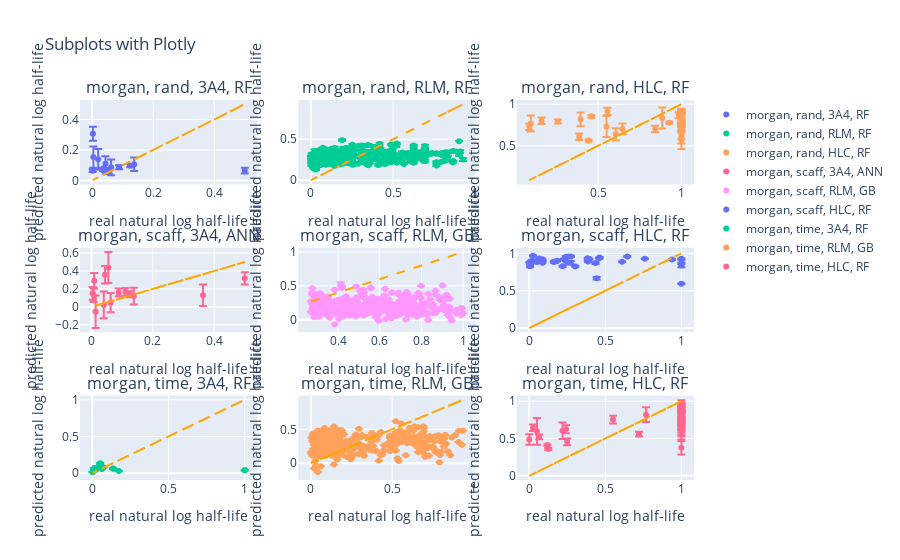

Notebook cell for this chart:
### Code cell
_type = "morgan"
subplot_titles = []
# generate plot titles
for splitter in splitters:
    for isozyme in isozymes:
        model_id = best_models[_type][splitter][isozyme][0]
        title = f'{_type}, {splitter}, {isozyme}, {model_id}'
        subplot_titles.append(title)

# Create a 20x3 grid of subplots
fig = sp.make_subplots(rows=3, cols=3, subplot_titles=subplot_titles)

plot_counter = 0
# Loop through each subplot and plot different data

for splitter in splitters:
    for isozyme in isozymes:
        model_id = best_models[_type][splitter][isozyme][0]
        plot_x = halflives[_type][splitter][isozyme]["test"]
        plot_y = y_predicted[_type][splitter][isozyme][model_id]
        std = stds[_type][splitter][isozyme][model_id]

        # Plot the data
        scatter_trace = go.Scatter(
            x=plot_x,
            y=plot_y,
            mode='markers',
            error_y=dict(type='data', array=std, visible=True),
            name=f'{_type}, {splitter}, {isozyme}, {model_id}'
        )

        # Add the diagonal line
        diagonal_trace = go.Scatter(
            x=plot_x,
            y=plot_x,
            mode='lines',
            line=dict(color='orange', dash='dash'),
            showlegend=False
        )

        # Add the traces to the subplot
        fig.add_trace(scatter_trace, row=plot_counter // 3 + 1, col=plot_counter % 3 + 1)
        fig.add_trace(diagonal_trace, row=plot_counter // 3 + 1, col=plot_counter % 3 + 1)

        # Customize the subplot
        fig.update_xaxes(title_text='real natural log half-life', row=plot_counter // 3 + 1, col=plot_counter % 3 + 1)
        fig.update_yaxes(title_text='predicted natural log half-life', row=plot_counter // 3 + 1, col=plot_counter % 3 + 1)

        plot_counter += 1

# Update layout
fig.update_layout(height=1500, title_text="Subplots with Plotly")
fig.show()

### Figure 1 — Plotly figure (JSON) as saved in the notebook; plotly's stock layout.template omitted (floating-point values rounded to 4 significant figures; data arrays with more than 128 entries replaced by an {"elided": "..."} marker saying what was removed)
{"data": [{"error_y": {"array": [0.05153, 0.01877, 0.009078, 0.0106, 0.06711, 0.003629, 0.01269, 0.004157, 0.04876, 0.04589, 0.06967, 0.01877, 0.0127, 0.04426], "type": "data", "visible": true}, "mode": "markers", "name": "morgan, rand, 3A4, RF", "type": "scatter", "x": [0.06226, 0.05503, 0.001834, 0.1245, 0.02001, 0.03558, 0.08838, 0.03558, 0.04392, 0.002779, 0.004168, 0.4997, 0.04669, 0.1379], "xaxis": "x", "y": [0.0865, 0.06347, 0.06446, 0.09697, 0.1387, 0.07823, 0.08662, 0.0666, 0.1103, 0.3057, 0.1536, 0.065, 0.05512, 0.1059], "yaxis": "y"}, {"line": {"color": "orange", "dash": "dash"}, "mode": "lines", "showlegend": false, "type": "scatter", "x": [0.06226, 0.05503, 0.001834, 0.1245, 0.02001, 0.03558, 0.08838, 0.03558, 0.04392, 0.002779, 0.004168, 0.4997, 0.04669, 0.1379], "xaxis": "x", "y": [0.06226, 0.05503, 0.001834, 0.1245, 0.02001, 0.03558, 0.08838, 0.03558, 0.04392, 0.002779, 0.004168, 0.4997, 0.04669, 0.1379], "yaxis": "y"}, {"error_y": {"array": {"elided": "356 float values"}, "type": "data", "visible": true}, "mode": "markers", "name": "morgan, rand, RLM, RF", "type": "scatter", "x": {"elided": "356 float values"}, "xaxis": "x2", "y": {"elided": "356 float values"}, "yaxis": "y2"}, {"line": {"color": "orange", "dash": "dash"}, "mode": "lines", "showlegend": false, "type": "scatter", "x": {"elided": "356 float values"}, "xaxis": "x2", "y": {"elided": "356 float values"}, "yaxis": "y2"}, {"error_y": {"array": [0.0561, 0.0114, 0.01333, 0.03804, 0.01789, 0.0773, 0.02969, 0.0395, 0.08244, 0.04175, 0.03334, 0.09529, 0.1271, 0.1068, 0.04702, 0.04024, 0.0297, 0.01798, 0.06407, 0.01912, 0.07392, 0.03631, 0.03405, 0.01688, 0.03581, 0.126, 0.03719, 0.01176, 0.07202, 0.03881, 0.04329, 0.02373, 0.0876, 0.01471, 0.03572, 0.04022, 0.07745, 0.05021], "type": "data", "visible": true}, "mode": "markers", "name": "morgan, rand, HLC, RF", "type": "scatter", "x": [1, 0.9279, 0.4431, 0.387, 1, 1, 1, 1, 0.395, 1, 1, 0.09698, 0.8852, 1, 1, 1, 1, 1, 0.6468, 1, 1, 1, 1, 0.46, 1, 0.5507, 0.08719, 1, 0.6068, 0.161, 0.556, 0.2589, 1, 1, 0.984, 0.8425, 1, 1], "xaxis": "x3", "y": [0.6411, 0.7772, 0.5628, 0.6094, 0.889, 0.6062, 0.7665, 0.8436, 0.8187, 0.8436, 0.9111, 0.7691, 0.8344, 0.5696, 0.8437, 0.7138, 0.8077, 0.7442, 0.7031, 0.7431, 0.8145, 0.9065, 0.769, 0.8541, 0.8773, 0.7317, 0.7286, 0.8969, 0.6381, 0.8011, 0.9149, 0.792, 0.8432, 0.7673, 0.8687, 0.7027, 0.7369, 0.8815], "yaxis": "y3"}, {"line": {"color": "orange", "dash": "dash"}, "mode": "lines", "showlegend": false, "type": "scatter", "x": [1, 0.9279, 0.4431, 0.387, 1, 1, 1, 1, 0.395, 1, 1, 0.09698, 0.8852, 1, 1, 1, 1, 1, 0.6468, 1, 1, 1, 1, 0.46, 1, 0.5507, 0.08719, 1, 0.6068, 0.161, 0.556, 0.2589, 1, 1, 0.984, 0.8425, 1, 1], "xaxis": "x3", "y": [1, 0.9279, 0.4431, 0.387, 1, 1, 1, 1, 0.395, 1, 1, 0.09698, 0.8852, 1, 1, 1, 1, 1, 0.6468, 1, 1, 1, 1, 0.46, 1, 0.5507, 0.08719, 1, 0.6068, 0.161, 0.556, 0.2589, 1, 1, 0.984, 0.8425, 1, 1], "yaxis": "y3"}, {"error_y": {"array": [0.1488, 0.08571, 0.09806, 0.1073, 0.07047, 0.04373, 0.04226, 0.06861, 0.12, 0.1813, 0.09354, 0.03409, 0.07766, 0.1721], "type": "data", "visible": true}, "mode": "markers", "name": "morgan, scaff, 3A4, ANN", "type": "scatter", "x": [0.04002, 0.008616, 0.04392, 0.06226, 0.003613, 0.1106, 0.08838, 0.4997, 0.3635, 0.01334, 0.1379, 0.1245, 0.006948, 0.05503], "xaxis": "x4", "y": [0.02242, 0.2916, 0.3574, 0.04719, 0.1507, 0.1679, 0.1615, 0.3181, 0.1292, -0.05407, 0.1207, 0.1406, 0.1315, 0.4396], "yaxis": "y4"}, {"line": {"color": "orange", "dash": "dash"}, "mode": "lines", "showlegend": false, "type": "scatter", "x": [0.04002, 0.008616, 0.04392, 0.06226, 0.003613, 0.1106, 0.08838, 0.4997, 0.3635, 0.01334, 0.1379, 0.1245, 0.006948, 0.05503], "xaxis": "x4", "y": [0.04002, 0.008616, 0.04392, 0.06226, 0.003613, 0.1106, 0.08838, 0.4997, 0.3635, 0.01334, 0.1379, 0.1245, 0.006948, 0.05503], "yaxis": "y4"}, {"error_y": {"array": {"elided": "356 float values"}, "type": "data", "visible": true}, "mode": "markers", "name": "morgan, scaff, RLM, GB", "type": "scatter", "x": {"elided": "356 float values"}, "xaxis": "x5", "y": {"elided": "356 float values"}, "yaxis": "y5"}, {"line": {"color": "orange", "dash": "dash"}, "mode": "lines", "showlegend": false, "type": "scatter", "x": {"elided": "356 float values"}, "xaxis": "x5", "y": {"elided": "356 float values"}, "yaxis": "y5"}, {"error_y": {"array": [0.006621, 0.004127, 0.01737, 0.005509, 0.0118, 0.00505, 0.006894, 0.002002, 0.006669, 0.01204, 0.004846, 0.005612, 0.007977, 0.02265, 0.008038, 0.009517, 0.004194, 0.005091, 0.007063, 0.008142, 0.01564, 0.008771, 0.00449, 0.02297, 0.003408, 0.003304, 0.006887, 0.007817, 0.007367, 0.007579, 0.005278, 0.003375, 0.01397, 0.0004429, 0.002681, 0.008614, 0.005467, 0.004496], "type": "data", "visible": true}, "mode": "markers", "name": "morgan, scaff, HLC, RF", "type": "scatter", "x": [0.46, 1, 0.4431, 1, 0.4359, 0.9386, 0.395, 1, 0.387, 0.1833, 0.3843, 0.3843, 0.3025, 1, 0.274, 0.2411, 0.2589, 0.4626, 0.2278, 0.2189, 0.1673, 0.161, 0.08719, 0.2731, 0.08719, 0.7598, 0.0863, 0.05071, 0.01779, 0.02402, 0.008897, 0, 0.005338, 0.2491, 1, 0.06495, 0.645, 0.6103], "xaxis": "x6", "y": [0.9351, 0.9291, 0.6677, 0.5949, 0.8713, 0.9175, 0.9259, 0.9192, 0.892, 0.9037, 0.9372, 0.9033, 0.8257, 0.8374, 0.9606, 0.9563, 0.9583, 0.9461, 0.9208, 0.8271, 0.8898, 0.8853, 0.8742, 0.8765, 0.903, 0.9298, 0.9223, 0.8863, 0.9039, 0.9692, 0.8645, 0.8826, 0.828, 0.8811, 0.8736, 0.9315, 0.9596, 0.8889], "yaxis": "y6"}, {"line": {"color": "orange", "dash": "dash"}, "mode": "lines", "showlegend": false, "type": "scatter", "x": [0.46, 1, 0.4431, 1, 0.4359, 0.9386, 0.395, 1, 0.387, 0.1833, 0.3843, 0.3843, 0.3025, 1, 0.274, 0.2411, 0.2589, 0.4626, 0.2278, 0.2189, 0.1673, 0.161, 0.08719, 0.2731, 0.08719, 0.7598, 0.0863, 0.05071, 0.01779, 0.02402, 0.008897, 0, 0.005338, 0.2491, 1, 0.06495, 0.645, 0.6103], "xaxis": "x6", "y": [0.46, 1, 0.4431, 1, 0.4359, 0.9386, 0.395, 1, 0.387, 0.1833, 0.3843, 0.3843, 0.3025, 1, 0.274, 0.2411, 0.2589, 0.4626, 0.2278, 0.2189, 0.1673, 0.161, 0.08719, 0.2731, 0.08719, 0.7598, 0.0863, 0.05071, 0.01779, 0.02402, 0.008897, 0, 0.005338, 0.2491, 1, 0.06495, 0.645, 0.6103], "yaxis": "y6"}, {"error_y": {"array": [0.000695, 0.003967, 0.0001334, 0.0007713, 0.0003169, 0.00396, 0.0007713, 0.001919, 0.009252, 0.002092, 0.001554, 0.0001334, 0.0015, 0.0008012], "type": "data", "visible": true}, "mode": "markers", "name": "morgan, time, 3A4, RF", "type": "scatter", "x": [0.1384, 0.01334, 0.002779, 1.0, 0.07449, 0.1356, 1.0, 0.1745, 0.05226, 0.03558, 0.01334, 0.002779, 0.02724, 0.06336], "xaxis": "x7", "y": [0.05907, 0.03841, 0.01495, 0.04003, 0.07624, 0.0615, 0.04003, 0.02827, 0.133, 0.06862, 0.06986, 0.01495, 0.05389, 0.05696], "yaxis": "y7"}, {"line": {"color": "orange", "dash": "dash"}, "mode": "lines", "showlegend": false, "type": "scatter", "x": [0.1384, 0.01334, 0.002779, 1.0, 0.07449, 0.1356, 1.0, 0.1745, 0.05226, 0.03558, 0.01334, 0.002779, 0.02724, 0.06336], "xaxis": "x7", "y": [0.1384, 0.01334, 0.002779, 1.0, 0.07449, 0.1356, 1.0, 0.1745, 0.05226, 0.03558, 0.01334, 0.002779, 0.02724, 0.06336], "yaxis": "y7"}, {"error_y": {"array": {"elided": "356 float values"}, "type": "data", "visible": true}, "mode": "markers", "name": "morgan, time, RLM, GB", "type": "scatter", "x": {"elided": "356 float values"}, "xaxis": "x8", "y": {"elided": "356 float values"}, "yaxis": "y8"}, {"line": {"color": "orange", "dash": "dash"}, "mode": "lines", "showlegend": false, "type": "scatter", "x": {"elided": "356 float values"}, "xaxis": "x8", "y": {"elided": "356 float values"}, "yaxis": "y8"}, {"error_y": {"array": [0.03145, 0.01373, 0.09036, 0.05409, 0.007118, 0.03982, 0.1803, 0.04404, 0.07037, 0.04589, 0.03087, 0.1119, 0.0655, 0.06241, 0.09703, 0.09292, 0.1, 0.09733, 0.0622, 0.1283, 0.04387, 0.04337, 0.03806, 0.05374, 0.03483, 0.07586, 0.08826, 0.02502, 0.06287, 0.03467, 0.009474, 0.04925, 0.128, 0.09102, 0.09935, 0.05189, 0.09209, 0.08459], "type": "data", "visible": true}, "mode": "markers", "name": "morgan, time, HLC, RF", "type": "scatter", "x": [0.7215, 0.1246, 1, 0.2411, 0.1192, 1, 0.05071, 0.02402, 0, 0.2491, 0.06495, 0.2189, 1, 1, 1, 1, 1, 1, 1, 1, 1, 1, 1, 1, 1, 1, 1, 1, 1, 1, 1, 1, 1, 1, 0.7678, 0.5507, 1, 1], "xaxis": "x9", "y": [0.5588, 0.3582, 0.7754, 0.625, 0.413, 0.8879, 0.596, 0.6434, 0.4862, 0.4556, 0.5219, 0.604, 0.6443, 0.8173, 0.7258, 0.8722, 0.7656, 0.6269, 0.8177, 0.6135, 0.6496, 0.9693, 0.8766, 0.925, 0.918, 0.7824, 0.7496, 0.6587, 0.8504, 0.9123, 0.763, 0.6595, 0.6705, 0.3759, 0.8196, 0.7546, 0.8197, 0.8826], "yaxis": "y9"}, {"line": {"color": "orange", "dash": "dash"}, "mode": "lines", "showlegend": false, "type": "scatter", "x": [0.7215, 0.1246, 1, 0.2411, 0.1192, 1, 0.05071, 0.02402, 0, 0.2491, 0.06495, 0.2189, 1, 1, 1, 1, 1, 1, 1, 1, 1, 1, 1, 1, 1, 1, 1, 1, 1, 1, 1, 1, 1, 1, 0.7678, 0.5507, 1, 1], "xaxis": "x9", "y": [0.7215, 0.1246, 1, 0.2411, 0.1192, 1, 0.05071, 0.02402, 0, 0.2491, 0.06495, 0.2189, 1, 1, 1, 1, 1, 1, 1, 1, 1, 1, 1, 1, 1, 1, 1, 1, 1, 1, 1, 1, 1, 1, 0.7678, 0.5507, 1, 1], "yaxis": "y9"}], "layout": {"annotations": [{"font": {"size": 16}, "showarrow": false, "text": "morgan, rand, 3A4, RF", "x": 0.1444, "xanchor": "center", "xref": "paper", "y": 1, "yanchor": "bottom", "yref": "paper"}, {"font": {"size": 16}, "showarrow": false, "text": "morgan, rand, RLM, RF", "x": 0.5, "xanchor": "center", "xref": "paper", "y": 1, "yanchor": "bottom", "yref": "paper"}, {"font": {"size": 16}, "showarrow": false, "text": "morgan, rand, HLC, RF", "x": 0.8556, "xanchor": "center", "xref": "paper", "y": 1, "yanchor": "bottom", "yref": "paper"}, {"font": {"size": 16}, "showarrow": false, "text": "morgan, scaff, 3A4, ANN", "x": 0.1444, "xanchor": "center", "xref": "paper", "y": 0.6111, "yanchor": "bottom", "yref": "paper"}, {"font": {"size": 16}, "showarrow": false, "text": "morgan, scaff, RLM, GB", "x": 0.5, "xanchor": "center", "xref": "paper", "y": 0.6111, "yanchor": "bottom", "yref": "paper"}, {"font": {"size": 16}, "showarrow": false, "text": "morgan, scaff, HLC, RF", "x": 0.8556, "xanchor": "center", "xref": "paper", "y": 0.6111, "yanchor": "bottom", "yref": "paper"}, {"font": {"size": 16}, "showarrow": false, "text": "morgan, time, 3A4, RF", "x": 0.1444, "xanchor": "center", "xref": "paper", "y": 0.2222, "yanchor": "bottom", "yref": "paper"}, {"font": {"size": 16}, "showarrow": false, "text": "morgan, time, RLM, GB", "x": 0.5, "xanchor": "center", "xref": "paper", "y": 0.2222, "yanchor": "bottom", "yref": "paper"}, {"font": {"size": 16}, "showarrow": false, "text": "morgan, time, HLC, RF", "x": 0.8556, "xanchor": "center", "xref": "paper", "y": 0.2222, "yanchor": "bottom", "yref": "paper"}], "autosize": true, "title": {"text": "Subplots with Plotly"}, "xaxis": {"anchor": "y", "autorange": true, "domain": [0, 0.2889], "range": [-0.03242, 0.534], "title": {"text": "real natural log half-life"}, "type": "linear"}, "xaxis2": {"anchor": "y2", "autorange": true, "domain": [0.3556, 0.6444], "range": [-0.06371, 0.9898], "title": {"text": "real natural log half-life"}, "type": "linear"}, "xaxis3": {"anchor": "y3", "autorange": true, "domain": [0.7111, 1], "range": [0.02439, 1.063], "title": {"text": "real natural log half-life"}, "type": "linear"}, "xaxis4": {"anchor": "y4", "autorange": true, "domain": [0, 0.2889], "range": [-0.03052, 0.5339], "title": {"text": "real natural log half-life"}, "type": "linear"}, "xaxis5": {"anchor": "y5", "autorange": true, "domain": [0.3556, 0.6444], "range": [0.2193, 1.05], "title": {"text": "real natural log half-life"}, "type": "linear"}, "xaxis6": {"anchor": "y6", "autorange": true, "domain": [0.7111, 1], "range": [-0.0688, 1.069], "title": {"text": "real natural log half-life"}, "type": "linear"}, "xaxis7": {"anchor": "y7", "autorange": true, "domain": [0, 0.2889], "range": [-0.06583, 1.069], "title": {"text": "real natural log half-life"}, "type": "linear"}, "xaxis8": {"anchor": "y8", "autorange": true, "domain": [0.3556, 0.6444], "range": [-0.06405, 1.001], "title": {"text": "real natural log half-life"}, "type": "linear"}, "xaxis9": {"anchor": "y9", "autorange": true, "domain": [0.7111, 1], "range": [-0.0688, 1.069], "title": {"text": "real natural log half-life"}, "type": "linear"}, "yaxis": {"anchor": "x", "autorange": true, "domain": [0.7778, 1], "range": [-0.02583, 0.5274], "title": {"text": "predicted natural log half-life"}, "type": "linear"}, "yaxis2": {"anchor": "x2", "autorange": true, "domain": [0.7778, 1], "range": [-0.05145, 0.9775], "title": {"text": "predicted natural log half-life"}, "type": "linear"}, "yaxis3": {"anchor": "x3", "autorange": true, "domain": [0.7778, 1], "range": [0.03648, 1.051], "title": {"text": "predicted natural log half-life"}, "type": "linear"}, "yaxis4": {"anchor": "x4", "autorange": true, "domain": [0.3889, 0.6111], "range": [-0.2824, 0.6588], "title": {"text": "predicted natural log half-life"}, "type": "linear"}, "yaxis5": {"anchor": "x5", "autorange": true, "domain": [0.3889, 0.6111], "range": [-0.1434, 1.06], "title": {"text": "predicted natural log half-life"}, "type": "linear"}, "yaxis6": {"anchor": "x6", "autorange": true, "domain": [0.3889, 0.6111], "range": [-0.05556, 1.056], "title": {"text": "predicted natural log half-life"}, "type": "linear"}, "yaxis7": {"anchor": "x7", "autorange": true, "domain": [0, 0.2222], "range": [-0.05476, 1.056], "title": {"text": "predicted natural log half-life"}, "type": "linear"}, "yaxis8": {"anchor": "x8", "autorange": true, "domain": [0, 0.2222], "range": [-0.2071, 0.9966], "title": {"text": "predicted natural log half-life"}, "type": "linear"}, "yaxis9": {"anchor": "x9", "autorange": true, "domain": [0, 0.2222], "range": [-0.05626, 1.069], "title": {"text": "predicted natural log half-life"}, "type": "linear"}}}
